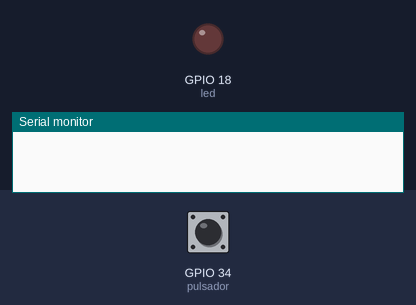
Simulated run of this program. Board: ESP32. Parts: output pins drawn as LEDs (lit = HIGH), the last lines printed to the serial monitor. Inputs (shaded band) come from the test bench; at power-on: GPIO 34 (pulsador) HIGH.

Above: at 1.2 s.
1.3 s: GPIO 34 (pulsador) pulled LOW for 0.15 s
At 2.3 s:
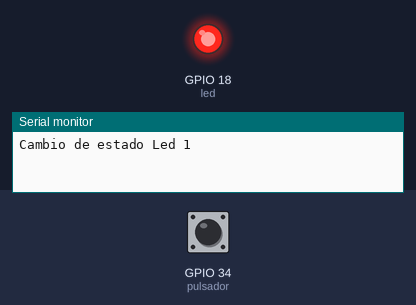
2.9 s: GPIO 34 (pulsador) pulled LOW for 1 s
At 4.7 s:
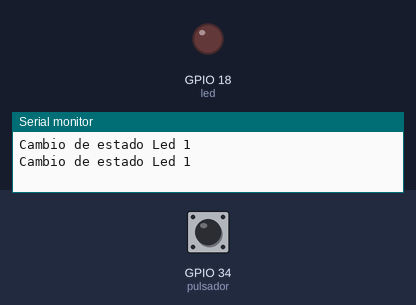
5.4 s: GPIO 34 (pulsador) pulled LOW for 3.2 s
At 9.5 s:
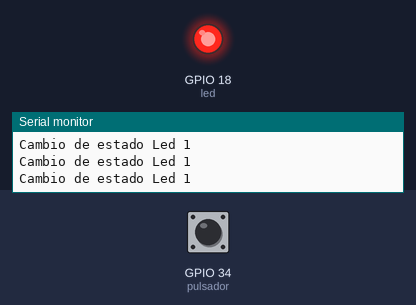
Timing chart, 0 to 11.0 s (numbered marks = the images above; inputs shaded):
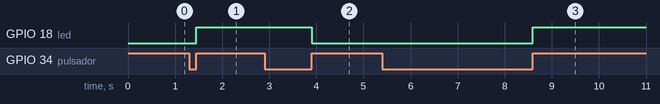

The program:

main.cpp
```cpp
#include <Arduino.h>

#define pulsador 34
#define led 18

bool puls_pres = 0;
bool estado_led = 0;

void isr(){

  estado_led = !estado_led;
  puls_pres = 1;
  }

void setup() {

  Serial.begin(115200);

  pinMode(led, OUTPUT);
  pinMode(pulsador, INPUT); //Solo lo declaro como INPUT porque el entrenador ya tiene resistencias pullup
  attachInterrupt(digitalPinToInterrupt(pulsador), isr, RISING); //declaro interrupcion para detectar cuando el pulsador se suelta
}

void loop() {
  if (puls_pres){
    digitalWrite(led, estado_led);
    puls_pres = 0;
    Serial.println("Cambio de estado Led 1");
  }

}
```

Measured:
- after the input at 1.3 s, GPIO 18 (led): LOW → HIGH after 0.15 s
- after the input at 2.9 s, GPIO 18 (led): HIGH → LOW after 1.0 s
- after the input at 5.4 s, GPIO 18 (led): LOW → HIGH after 3.2 s
